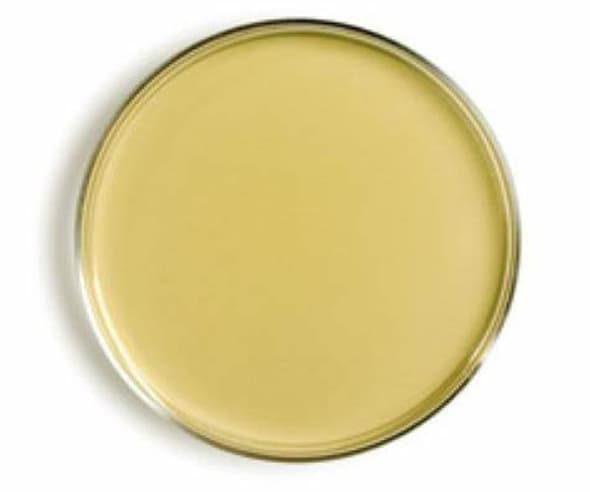
#> input picture example/00_empty_1.jpg, 590 x 492 px
$ python -i plate_detection_service.py   (imports and definitions only)
#> lines starting #> are read from the running program, lines starting #| are printed output that depends on the picture; after the words box and inside, x2 and y2 are one past the last pixel; in counts of white or black regions, pixels touching at a corner belong together
#> further down, picture is the input picture: PIL image 590x492 RGB; mean R, G, B 228.9, 217.8, 175.1
import cv2
import numpy as np
from PIL import Image


GAUSSIAN_KERNEL = (5, 5)
GAUSSIAN_SIGMA = 0

GRADIENT_KERNEL_SIZE = (5, 5)
GRADIENT_KERNEL_SHAPE = cv2.MORPH_ELLIPSE

CANNY_LOW = 30
CANNY_HIGH = 90

CLOSE_KERNEL_SIZE = (9, 9)
CLOSE_KERNEL_SHAPE = cv2.MORPH_ELLIPSE

RADIO_RATIO_MIN = 0.28
RADIO_RATIO_MAX = 0.49

BORDER_MARGIN = 0.12

PLATE_REAL_DIAMETER_MM = 90.0


class PlateDetectionService:
    def detect_plate(
        self,
        image: Image.Image | np.ndarray,
        debug: bool = False,
    ) -> dict:
#> called with debug = False
        if isinstance(image, Image.Image):
            img = cv2.cvtColor(np.array(image.convert("RGB")), cv2.COLOR_RGB2BGR)
        else:
            img = image

        h_img, w_img = img.shape[:2]
#> h_img = 492; w_img = 590

        # ── 1. Escala de grises + desenfoque ligero ──
        gray = cv2.cvtColor(img, cv2.COLOR_BGR2GRAY)
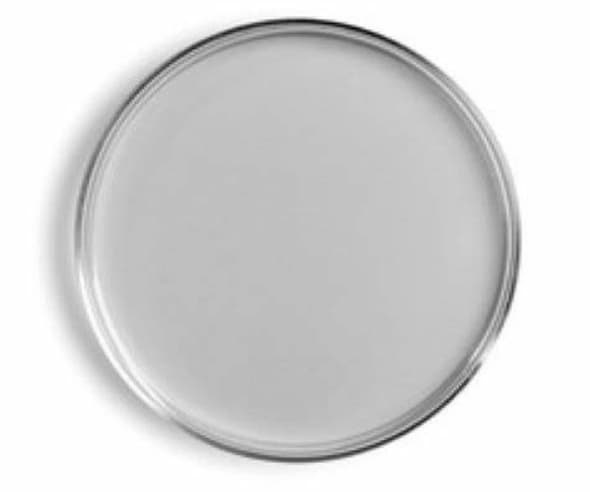
#> gray: shape (492, 590); min 7, max 255, mean 216.2
        blurred = cv2.GaussianBlur(gray, GAUSSIAN_KERNEL, GAUSSIAN_SIGMA)

        # ── 2. Gradiente morfológico + Canny ──
        kernel_grad = cv2.getStructuringElement(
            GRADIENT_KERNEL_SHAPE, GRADIENT_KERNEL_SIZE
        )
        gradiente = cv2.morphologyEx(blurred, cv2.MORPH_GRADIENT, kernel_grad)
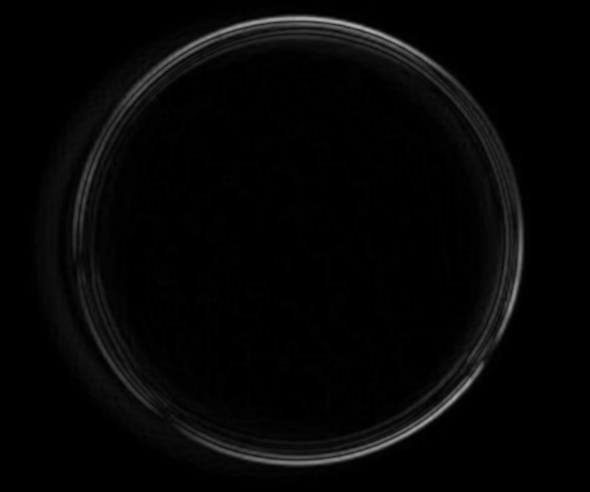
#> gradiente: shape (492, 590); min 0, max 177, mean 5.8
        edges = cv2.Canny(gradiente, CANNY_LOW, CANNY_HIGH)
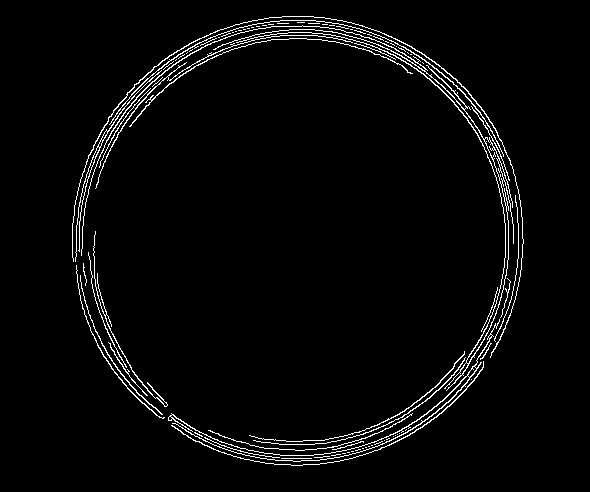
#> edges: shape (492, 590); 3.1% white in thin lines or dots, all inside (x1, y1, x2, y2) = (72, 16, 524, 466)

        kernel_close = cv2.getStructuringElement(
            CLOSE_KERNEL_SHAPE, CLOSE_KERNEL_SIZE
        )
        edges_closed = cv2.morphologyEx(edges, cv2.MORPH_CLOSE, kernel_close)
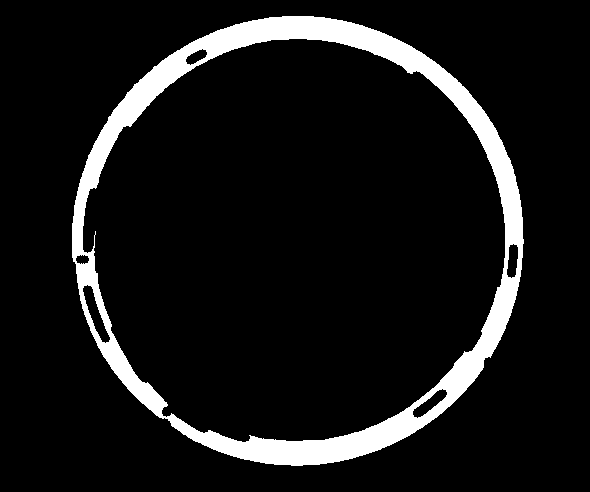
#> edges_closed: shape (492, 590); 9% white; 1 white region

        # ── 3. Buscar contornos ──
        contornos, _ = cv2.findContours(
            edges_closed, cv2.RETR_LIST, cv2.CHAIN_APPROX_SIMPLE
        )
#> contornos = 7 contours; box (x1, y1, x2, y2) and area: (72, 16, 524, 466) 158802, (82, 38, 506, 443) 132540, (82, 284, 111, 344) 603, (412, 388, 448, 419) 402, (506, 243, 519, 279) 318, (185, 48, 208, 66) 208, (75, 254, 90, 265) 106

        if not contornos:
            return self._empty_result(w_img, h_img)

        # ── 4. Filtrar por tamaño dinámico ──
        dim_minima = min(h_img, w_img)
#> dim_minima = 492
        radio_maximo = int(dim_minima * RADIO_RATIO_MAX)
#> radio_maximo = 241
        radio_minimo = int(dim_minima * RADIO_RATIO_MIN)
#> radio_minimo = 137

        contornos_validos = []
        for c in contornos:
            (x_c, y_c), r_flotante = cv2.minEnclosingCircle(c)
            r_px = int(r_flotante)

            if not (radio_minimo <= r_px <= radio_maximo):
                continue

            margin_x = w_img * BORDER_MARGIN
            margin_y = h_img * BORDER_MARGIN
            if not (margin_x < x_c < (w_img - margin_x)
                    and margin_y < y_c < (h_img - margin_y)):
                continue

            contornos_validos.append(c)
#> this loop made 7 passes
#> (x_c, y_c, r_flotante, r_px) on passes 1 to 5: (429.5, 403, 21.01, 21), (96, 313.5, 30.92, 30), (82, 259, 7.07, 7), (512, 260.5, 17.53, 17), (196, 56.5, 11.93, 11)
#> (x_c, y_c, r_flotante, r_px, margin_x, margin_y) on passes 6 to 7: (292.8, 244.8, 214.9, 214, 70.8, 59.04), (298, 240.3, 226.8, 226, 70.8, 59.04)
#> after the loop, contornos_validos = 2 contours; box (x1, y1, x2, y2) and area: (72, 16, 524, 466) 158802, (82, 38, 506, 443) 132540

        if contornos_validos:
            contorno_placa = max(
                contornos_validos, key=lambda c: cv2.minEnclosingCircle(c)[1]
            )
#> contorno_placa = contour of 651 points, box (x1, y1, x2, y2) (72, 16, 524, 466), area 158802
        else:
            contornos_ordenados = sorted(
                contornos, key=cv2.contourArea, reverse=True
            )
            contorno_placa = contornos_ordenados[0]

        # ── 5. Círculo final ──
        (x_flotante, y_flotante), r_flotante = cv2.minEnclosingCircle(contorno_placa)
#> x_flotante = 298; y_flotante = 240.3
        x, y, r = int(x_flotante), int(y_flotante), int(r_flotante)
#> x = 297; y = 240; r = 226

        if r > radio_maximo:
            r = radio_maximo

        # ── 6. Métricas reales ──
        diametro_px = 2 * r
#> diametro_px = 452
        area_px = np.pi * (r ** 2)
#> area_px = 160460
        mm_per_pixel = PLATE_REAL_DIAMETER_MM / diametro_px if diametro_px > 0 else 0.0
#> mm_per_pixel = 0.199

        debug_image = None
        if debug:
            output = img.copy()
            cv2.circle(output, (x, y), r, (0, 255, 0), 4)
            cv2.circle(output, (x, y), 5, (0, 0, 255), -1)
            debug_image = Image.fromarray(cv2.cvtColor(output, cv2.COLOR_BGR2RGB))

        return {
            "detected": True,
            "center": (x, y),
            "radius_px": r,
            "diameter_px": diametro_px,
            "area_px": area_px,
            "mm_per_pixel": round(mm_per_pixel, 6),
            "image_size": (w_img, h_img),
            "debug_image": debug_image,
        }

    def _empty_result(self, w: int, h: int) -> dict:
        return {
            "detected": False,
            "center": None,
            "radius_px": None,
            "diameter_px": None,
            "area_px": None,
            "mm_per_pixel": None,
            "image_size": (w, h),
            "debug_image": None,
        }

>>> from PIL import Image
>>> picture = Image.open('../../example/00_empty_1.jpg')
>>> result = PlateDetectionService().detect_plate(picture)
#> result = 8 items

$ run again, on example/00_empty_2.jpg
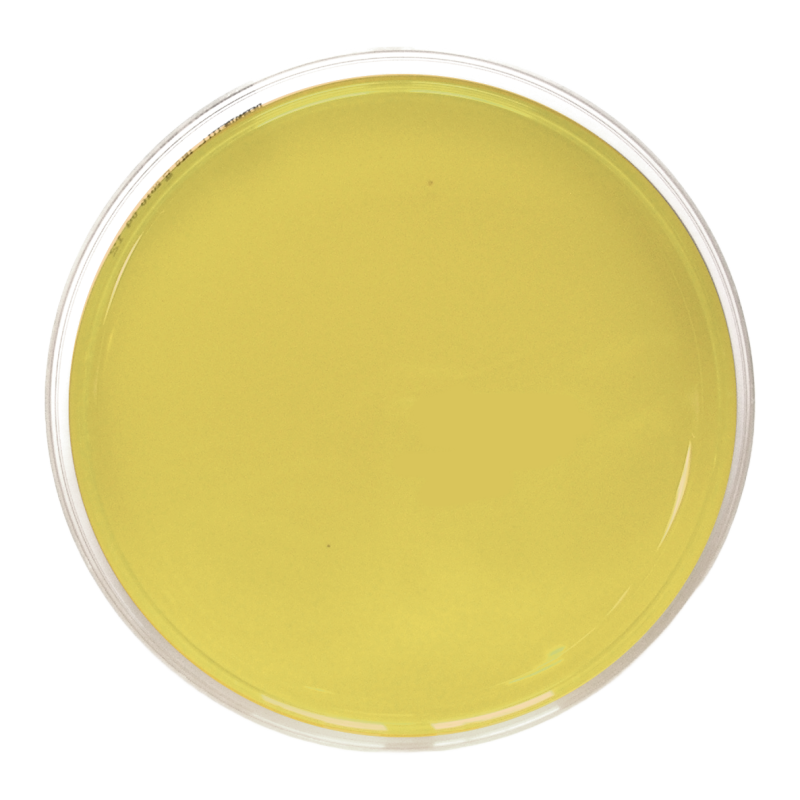
#> input picture example/00_empty_2.jpg, 800 x 800 px
#> picture is the input picture: PIL image 800x800 RGBA; mean R, G, B, A 135.8, 125.8, 68, 156.5
#> in detect_plate, `edges = cv2.Canny(gradiente, CANNY_LOW, CANNY_HIGH)`:
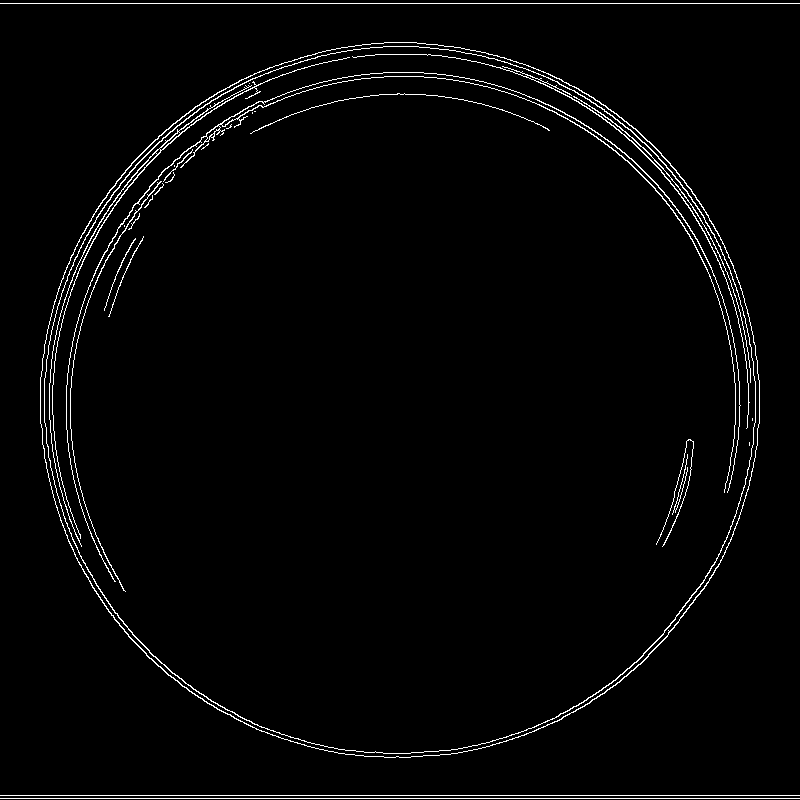
#> edges: shape (800, 800); 2.2% white in thin lines or dots
#> in detect_plate, `edges_closed = cv2.morphologyEx(edges, cv2.MORPH_CLOSE, kernel_close)`:
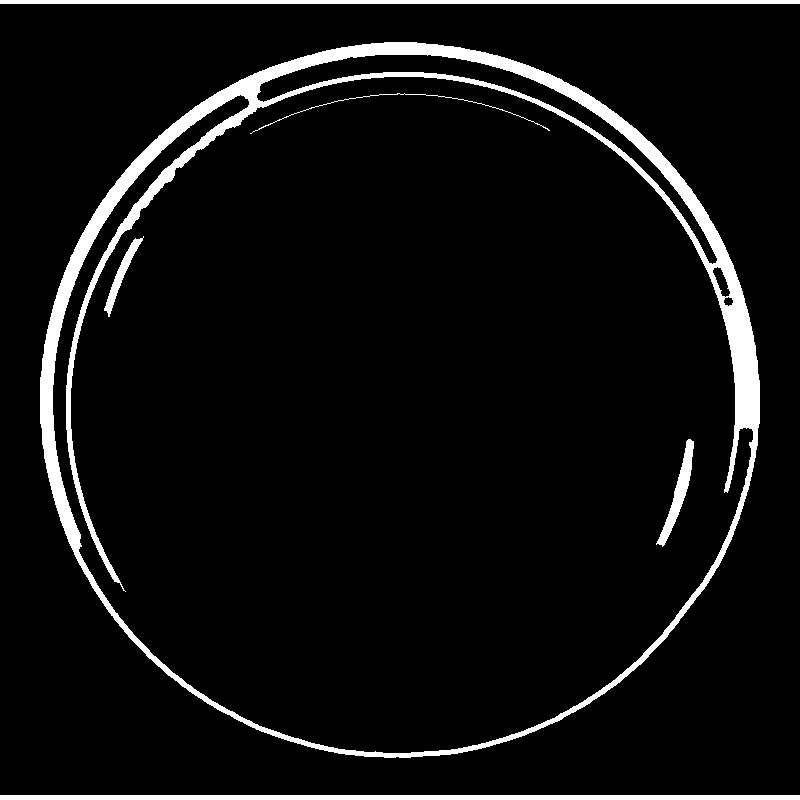
#> edges_closed: shape (800, 800); 6.2% white; 6 white regions
#> contornos = 10 contours, 1 with area under 20; largest, box (x1, y1, x2, y2) and area: (40, 42, 760, 758) 403220, (52, 76, 754, 754) 367133, (256, 54, 718, 265) 8387, (0, 795, 800, 800) 3196, (0, 0, 800, 4) 2397
#> the loop in detect_plate, `for c in contornos:` made 10 passes
#> (x_c, y_c, r_flotante, r_px) on passes 2 to 9: (676, 492.5, 55.3, 55), (728, 301, 5.1, 5), (721, 281.5, 16.1, 16), (125.5, 276, 43.66, 43), (399.5, 131.5, 149.5, 149), (401, 407.9, 353.3, 353), (488, 173, 245, 244), (399.5, 400.6, 360.3, 360)
#> after the loop in detect_plate, `for c in contornos:`: contornos_validos = 3 contours; box (x1, y1, x2, y2) and area: (40, 42, 760, 758) 403220, (52, 76, 754, 754) 367133, (256, 54, 718, 265) 8387
#> contorno_placa = contour of 1007 points, box (x1, y1, x2, y2) (40, 42, 760, 758), area 403220
#> in detect_plate, `(x_flotante, y_flotante), r_flotante = cv2.minEnclosingCircle(contorno..`: x_flotante = 399.5; y_flotante = 400.6; r_flotante = 360.3
#> x = 399; y = 400; r = 360
#> diametro_px = 720
#> area_px = 407150.4
#> mm_per_pixel = 0.125
#> result = 8 items

$ run again, on example/1006_jpg.rf.a1c61a1092e287cdd30a4e8b1a529b07.jpg
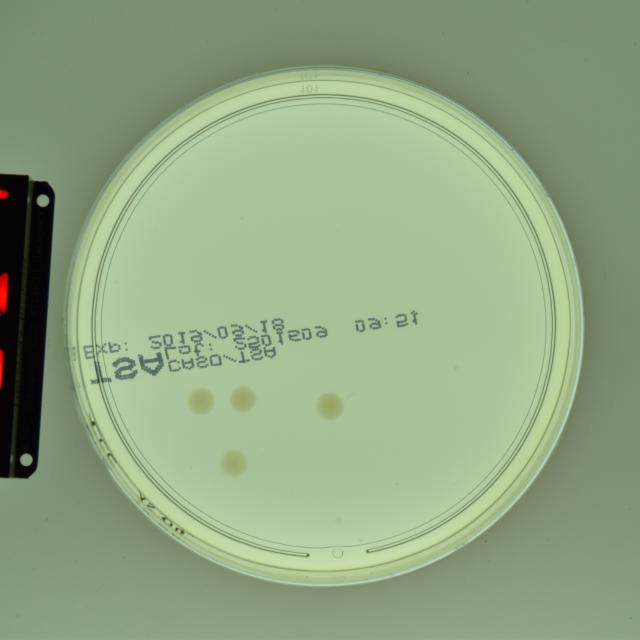
#> input picture example/1006_jpg.rf.a1c61a1092e287cdd30a4e8b1a529b07.jpg, 640 x 640 px
#> picture is the input picture: PIL image 640x640 RGB; mean R, G, B 145.3, 166, 131.2
#> in detect_plate, `edges = cv2.Canny(gradiente, CANNY_LOW, CANNY_HIGH)`:
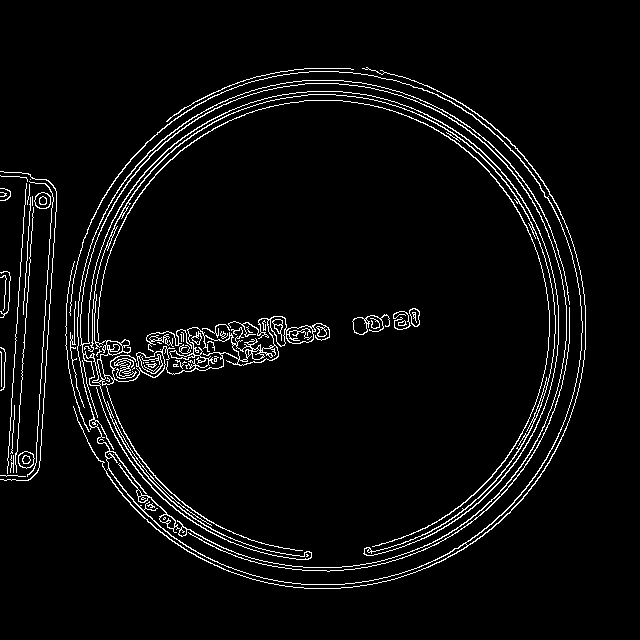
#> edges: shape (640, 640); 4.3% white in thin lines or dots, all inside (x1, y1, x2, y2) = (0, 67, 586, 589)
#> in detect_plate, `edges_closed = cv2.morphologyEx(edges, cv2.MORPH_CLOSE, kernel_close)`:
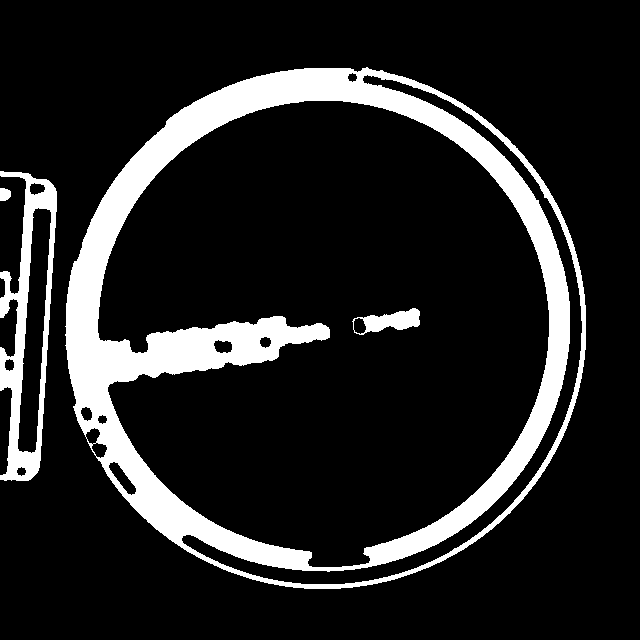
#> edges_closed: shape (640, 640); 14.2% white; 4 white regions
#> contornos = 19 contours; largest, box (x1, y1, x2, y2) and area: (65, 67, 586, 589) 213564, (97, 100, 550, 568) 152839, (181, 74, 583, 585) 11015, (0, 171, 57, 481) 10445, (17, 207, 52, 454) 4578
#> the loop in detect_plate, `for c in contornos:` made 19 passes
#> (x_c, y_c, r_flotante, r_px) on passes 1 to 8: (21, 471, 5.1, 5), (122, 478, 20, 20), (98.7, 449.5, 8.66, 8), (93, 435.5, 8.56, 8), (102, 419, 5.1, 5), (86, 413.5, 7.63, 7), (9, 364.5, 6.5, 6), (222.5, 346, 9.96, 9)
#> after the loop in detect_plate, `for c in contornos:`: contornos_validos = 3 contours; box (x1, y1, x2, y2) and area: (65, 67, 586, 589) 213564, (97, 100, 550, 568) 152839, (181, 74, 583, 585) 11015
#> contorno_placa = contour of 776 points, box (x1, y1, x2, y2) (65, 67, 586, 589), area 213564
#> x_flotante = 323.2; y_flotante = 326.3
#> x = 323; y = 326; r = 263
#> diametro_px = 526
#> area_px = 217300.8
#> mm_per_pixel = 0.171
#> result = 8 items
